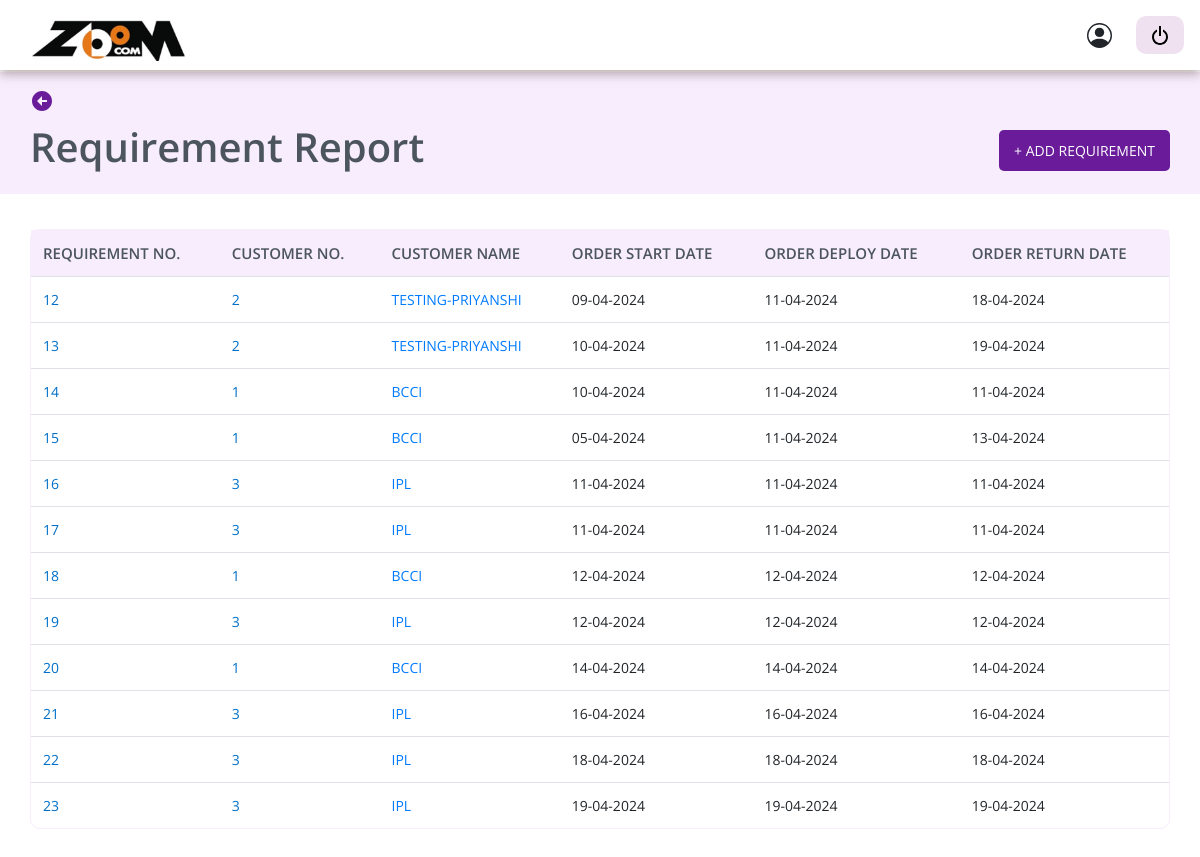
Page /asset_management/requirement-report-main-page/ on the committed database.
### requirements/models.py (models this page shows)
class RequirementCust(models.Model):
    r_cust_id=models.CharField(max_length=10,null=True,blank=True)
    customer=models.ForeignKey(CustomerDetail,on_delete=models.SET_NULL,null=True)
    r_order_startdate = models.DateField(null=True, blank=True)
    r_order_depdate = models.DateField(null=True, blank=True)
    r_order_enddate = models.DateField(null=True, blank=True)
    r_order_loc=models.CharField(max_length=1000,blank=True, null=True)

### requirements/views.py (the view)
# urls.py: path("requirement-report-main-page/",requirement_report_main_page, name= "requirement_report_main_page"),
def requirement_report_main_page(request):
   ctx={}
   requirement = RequirementCust.objects.values('id','r_cust_id','customer__id',
                                                'customer__customer',
    'r_order_startdate','r_order_depdate', 'r_order_enddate' )
   ctx['requirement']=requirement
   return render(request, 'requirement_report_main_page.html', ctx)

### requirements/templates/requirement_report_main_page.html (shortened to what this page needs)
{% load static%}
{% include 'base_dashboard.html' %}
{% block content %}
<link rel="stylesheet" href="//cdn.jsdelivr.net/npm/alertifyjs@1.13.1/build/css/alertify.min.css"/>
<link rel="stylesheet" href="//cdn.jsdelivr.net/npm/alertifyjs@1.13.1/build/css/themes/default.min.css"/>
<section class="assetdetail">
    <button onclick="goToDashboard()" style="border: none; margin-bottom: 10px; background-color: transparent;"><svg xmlns="http://www.w3.org/2000/svg" width="24" height="24" viewBox="0 0 24 24" style="fill: #6A1B9A;transform: ;msFilter:;"><path d="M12 2C6.486 2 2 6.486 2 12s4.486 10 10 10 10-4.486 10-10S17.514 2 12 2zm5 11h-5v4l-5-5 5-5v4h5v2z"></path></svg></button>
    <div class="assetheaderbuttones">
        <h1>Requirement Report</h1>
        <button type="button" class="btn btn-secondary" data-bs-toggle="tooltip" data-bs-placement="bottom"
                data-bs-title="Add a new individual asset."><a href="/asset_management/requirement-asset/"
                    style="color: #fff; text-decoration: none;">+ Add requirement</a> </button>
    </div>
</section>
<section class="assest-container-table">
    <table class="table">
        <thead>
            <tr>
                <th>Requirement NO.</th>
                <th>Customer NO.</th>
                <th>Customer Name </th>
                <th>Order Start Date</th>
                <th>Order Deploy Date</th>
                <th>Order Return Date</th>
            </tr>
        </thead>
        <tbody>
            {% for m in requirement %}
            <tr>
                <td class="tbname">{{m.id}}</td>
                <td class="tbname">{{m.customer__id}}</td>
                <td class="tbname"><a href="/asset_management/requirement-per-customer/{{m.r_cust_id}}/">{{m.customer__customer}}</a></td>
                <td>
                    {% if m.r_order_startdate == none or m.r_order_startdate == "" %}
                        --
                    {% else %}
                        {{m.r_order_startdate|date:'d-m-Y'}}
                    {% endif %}
                </td>
                <td>
                    {% if m.r_order_depdate == none or m.r_order_depdate == "" %}
                        --
                    {% else %}
                        {{m.r_order_depdate|date:'d-m-Y'}}
                    {% endif %}
                </td>
                <td>
                    {% if m.r_order_enddate == none or m.r_order_enddate == "" %}
                        --
                    {% else %}
                        {{m.r_order_enddate|date:'d-m-Y'}}
                    {% endif %}
                </td>
            </tr>
            {% endfor %}
        </tbody>
    </table>
</section>
<link href="https://cdnjs.cloudflare.com/ajax/libs/select2/4.0.13/css/select2.min.css" rel="stylesheet" />
{% endblock content %}

### static/dashboard/style.css (style rules this page uses)
* { margin: 0; padding: 0; box-sizing: border-box; font-family: 'Open Sans', sans-serif; text-decoration: none; list-style: none; }
body { font-family: 'Open Sans', sans-serif; margin: 0; padding: 0; }
section.assetdetail { margin-top: 72px; background: #F7EDFD; padding: 15px 30px; }
section.assetdetail .assetheaderbuttones { display: flex; justify-content: space-between; align-items: center; }
.assetheaderbuttones h1 { color: #4C555D; font-weight: 600; }
section.assest-container-table { padding: 15px 30px; }
.assetheaderbuttones button { background: #6A1B9A; border: none; color: #fff; padding: 10px 15px; font-size: 14px; border: none; border-radius: 5px; text-transform: uppercase; }

### asset_master/templates/base_dashboard.html (style rules this page uses)
body { font-family: 'Open Sans', sans-serif; margin: 0; padding: 0; }

### requirements/templates/requirement_report_main_page.html (style rules this page uses)
table { width: 100%; border-collapse: separate; border-spacing: 0; margin-top: 20px; border: 1px solid #F7EDFD; border-radius:10px ; }
th, td { border: 1px solid #F7EDFD; padding: 8px; text-align: left; }
.table thead th { border: none; color: #4C555D; font-size: 15px; font-weight: 600; }
th { background-color: #F7EDFD; text-transform: uppercase; color: #4C555D; border: none; }
td { text-transform: capitalize; font-size: 14px; }
th, td { border: none; }
td.tbname { color: #006FC8; text-transform:uppercase; text-decoration: none; }
td.tbname a { text-decoration: none; }

### rows in the picture
RequirementCust: id "12", customer__id "2", customer__customer "TESTING-PRIYANSHI", r_order_startdate "09-04-2024", r_order_depdate "11-04-2024", r_order_enddate "18-04-2024"
RequirementCust: id "13", customer__id "2", customer__customer "TESTING-PRIYANSHI", r_order_startdate "10-04-2024", r_order_depdate "11-04-2024", r_order_enddate "19-04-2024"
RequirementCust: id "14", customer__id "1", customer__customer "BCCI", r_order_startdate "10-04-2024", r_order_depdate "11-04-2024", r_order_enddate "11-04-2024"
RequirementCust: id "15", customer__id "1", customer__customer "BCCI", r_order_startdate "05-04-2024", r_order_depdate "11-04-2024", r_order_enddate "13-04-2024"
RequirementCust: id "16", customer__id "3", customer__customer "IPL", r_order_startdate "11-04-2024", r_order_depdate "11-04-2024", r_order_enddate "11-04-2024"
RequirementCust: id "17", customer__id "3", customer__customer "IPL", r_order_startdate "11-04-2024", r_order_depdate "11-04-2024", r_order_enddate "11-04-2024"
RequirementCust: id "18", customer__id "1", customer__customer "BCCI", r_order_startdate "12-04-2024", r_order_depdate "12-04-2024", r_order_enddate "12-04-2024"
RequirementCust: id "19", customer__id "3", customer__customer "IPL", r_order_startdate "12-04-2024", r_order_depdate "12-04-2024", r_order_enddate "12-04-2024"
RequirementCust: id "20", customer__id "1", customer__customer "BCCI", r_order_startdate "14-04-2024", r_order_depdate "14-04-2024", r_order_enddate "14-04-2024"
RequirementCust: id "21", customer__id "3", customer__customer "IPL", r_order_startdate "16-04-2024", r_order_depdate "16-04-2024", r_order_enddate "16-04-2024"
RequirementCust: id "22", customer__id "3", customer__customer "IPL", r_order_startdate "18-04-2024", r_order_depdate "18-04-2024", r_order_enddate "18-04-2024"
RequirementCust: id "23", customer__id "3", customer__customer "IPL", r_order_startdate "19-04-2024", r_order_depdate "19-04-2024", r_order_enddate "19-04-2024"
